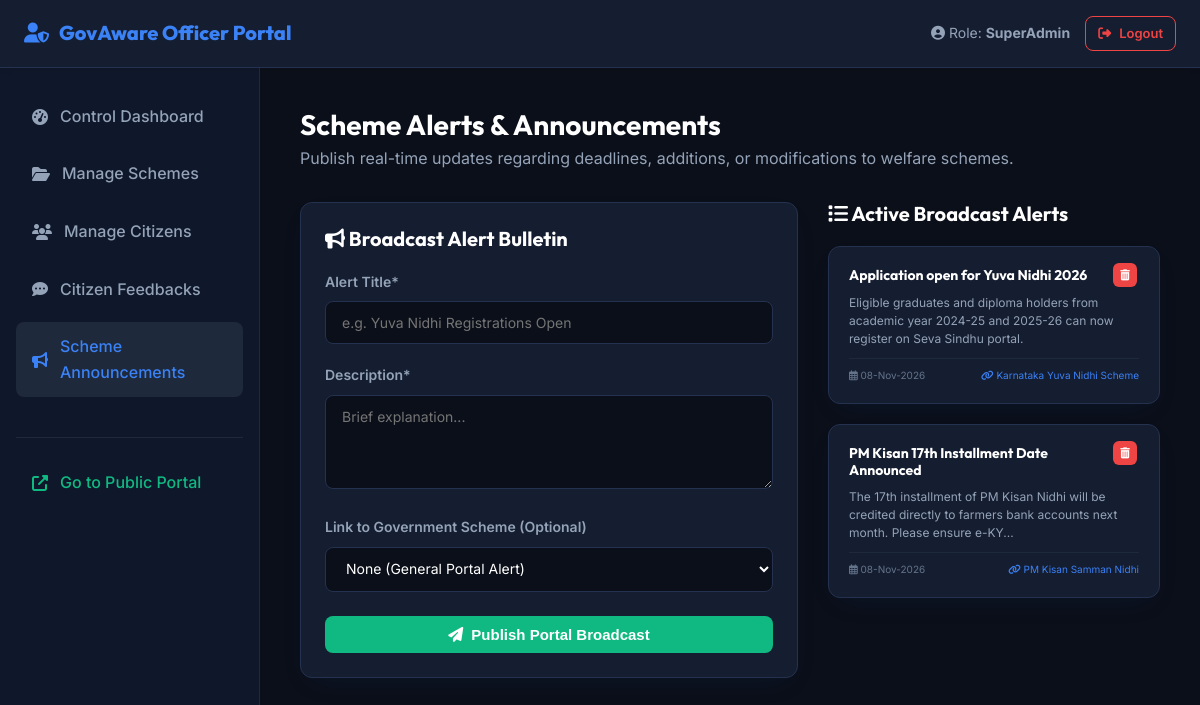
Page /admin/notifications.php (signed in) on the committed database.
### tables this page shows
CREATE TABLE IF NOT EXISTS `notifications` (
    `id` INT AUTO_INCREMENT PRIMARY KEY,
    `title` VARCHAR(255) NOT NULL,
    `content` TEXT NOT NULL,
    `scheme_id` INT DEFAULT NULL,
    `created_at` TIMESTAMP DEFAULT CURRENT_TIMESTAMP,
    FOREIGN KEY (`scheme_id`) REFERENCES `schemes`(`id`) ON DELETE SET NULL
);

CREATE TABLE IF NOT EXISTS `schemes` (
    `id` INT AUTO_INCREMENT PRIMARY KEY,
    `name` VARCHAR(255) NOT NULL,
    `category` VARCHAR(100) NOT NULL,
    `state` VARCHAR(100) NOT NULL DEFAULT 'All',  
    `description` TEXT NOT NULL,
    `benefits` TEXT NOT NULL,
    `min_age` INT DEFAULT 0,
    `max_age` INT DEFAULT 120,
    `gender_eligibility` ENUM('All', 'Male', 'Female', 'Other') DEFAULT 'All',
    `max_income` DECIMAL(12, 2) DEFAULT 99999999.00,
    `allowed_occupations` TEXT,  
    `allowed_education` TEXT,  
    `docs_required` TEXT NOT NULL,
    `deadline` DATE DEFAULT NULL,
    `official_link` VARCHAR(255) DEFAULT '#',
    `created_at` TIMESTAMP DEFAULT CURRENT_TIMESTAMP
);

### includes/functions.php (called while the page is built, shortened)
<?php
function truncateText($text, $limit = 120) {
    if (strlen($text) > $limit) {
        return substr($text, 0, $limit) . '...';
    }
    return $text;
}
?>

### admin/notifications.php (the view, shortened to what this page needs)
<?php
require_once __DIR__ . '/../includes/db.php';
require_once __DIR__ . '/../includes/functions.php';
try {
    $stmt = $pdo->query("
        SELECT n.*, s.name AS scheme_name
        FROM notifications n
        LEFT JOIN schemes s ON n.scheme_id = s.id
        ORDER BY n.created_at DESC
    ");
    $announcements = $stmt->fetchAll();
} catch (Exception $e) {
    $announcements = [];
}
?>
<!DOCTYPE html>
<html lang="en">
<head>
    <link rel="stylesheet" href="/smart-gov-portal/assets/css/style.css">
    <link rel="stylesheet" href="/smart-gov-portal/assets/css/admin.css">
    <link rel="stylesheet" href="https://cdnjs.cloudflare.com/ajax/libs/font-awesome/6.4.0/css/all.min.css">
</head>
<body class="admin-body">
    <header class="admin-header">
        <div class="admin-brand">
            <i class="fas fa-user-shield"></i> GovAware Officer Portal
        </div>
        <div style="display: flex; align-items: center; gap: 15px;">
            <span style="font-size: 14px; color: #94a3b8;"><i class="fas fa-user-circle"></i> Role: <strong><?php echo htmlspecialchars($_SESSION['admin_role']); ?></strong></span>
            <a href="/smart-gov-portal/logout.php" class="btn btn-outline" style="border-color:#ef4444; color:#ef4444 !important; padding:6px 12px; font-size:13px;"><i class="fas fa-sign-out-alt"></i> Logout</a>
        </div>
    </header>
    <div class="admin-layout">
        <aside class="admin-sidebar">
            <ul class="admin-menu">
                <li><a href="index.php"><i class="fas fa-tachometer-alt"></i> Control Dashboard</a></li>
                <li><a href="schemes.php"><i class="fas fa-folder-open"></i> Manage Schemes</a></li>
                <li><a href="users.php"><i class="fas fa-users"></i> Manage Citizens</a></li>
                <li><a href="feedback.php"><i class="fas fa-comment-dots"></i> Citizen Feedbacks</a></li>
                <li><a href="notifications.php" class="active"><i class="fas fa-bullhorn"></i> Scheme Announcements</a></li>
                <li style="margin-top: 40px; border-top: 1px solid #1e293b; padding-top: 20px;">
                    <a href="/smart-gov-portal/index.php" target="_blank" style="color: #10b981;"><i class="fas fa-external-link-alt"></i> Go to Public Portal</a>
                </li>
            </ul>
        </aside>
        <main class="admin-main">
            <div style="margin-bottom: 30px;">
                <h1 style="color:white; font-size: 28px;">Scheme Alerts & Announcements</h1>
                <p style="color:#94a3b8; margin-top:5px;">Publish real-time updates regarding deadlines, additions, or modifications to welfare schemes.</p>
            </div>
            <div class="admin-grid-layout">
                <div class="admin-card">
                    <h2 style="font-size: 20px; color: white; margin-bottom: 20px;"><i class="fas fa-bullhorn"></i> Broadcast Alert Bulletin</h2>
                    <form method="POST" action="">
                        <div class="form-group" style="margin-bottom: 20px;">
                            <label class="form-label" style="color: #94a3b8;">Alert Title*</label>
                            <input type="text" name="title" class="form-control" style="background-color: #0b0f19; border-color: #24324f; color: white;" placeholder="e.g. Yuva Nidhi Registrations Open" required>
                        </div>
                        <div class="form-group" style="margin-bottom: 20px;">
                            <label class="form-label" style="color: #94a3b8;">Description*</label>
                            <textarea name="content" class="form-control" style="background-color: #0b0f19; border-color: #24324f; color: white;" rows="4" placeholder="Brief explanation..." required></textarea>
                        </div>
                        <div class="form-group" style="margin-bottom: 24px;">
                            <label class="form-label" style="color: #94a3b8;">Link to Government Scheme (Optional)</label>
                            <select name="scheme_id" class="form-control" style="background-color: #0b0f19; border-color: #24324f; color: white;">
                                <option value="">None (General Portal Alert)</option>
                            </select>
                        </div>
                        <button type="submit" class="btn btn-secondary" style="width: 100%;"><i class="fas fa-paper-plane"></i> Publish Portal Broadcast</button>
                    </form>
                </div>
                <div>
                    <h2 style="font-size: 20px; color: white; margin-bottom: 20px;"><i class="fas fa-list"></i> Active Broadcast Alerts</h2>
                    <div style="display: flex; flex-direction: column; gap: 20px;">
                        <?php if (empty($announcements)): ?>
                            <div class="admin-card" style="text-align: center; padding: 30px; color: #94a3b8;">
                                <i class="fas fa-broadcast-tower" style="font-size: 32px; margin-bottom: 8px;"></i>
                                <p>No active bulletins published.</p>
                            </div>
                        <?php else: ?>
                            <?php foreach ($announcements as $an): ?>
                                <div class="admin-card" style="position: relative; margin-bottom:0; padding: 20px;">
                                    <a href="notifications.php?delete=<?php echo $an['id']; ?>" class="admin-action-btn btn-delete" style="position: absolute; top: 16px; right: 16px; width: 24px; height: 24px; font-size:11px;" title="Delete Broadcast" onclick="return confirm('Are you sure you want to delete this broadcast?')">
                                        <i class="fas fa-trash-alt"></i>
                                    </a>
                                    <h4 style="color: white; font-size: 14px; margin-bottom: 4px; padding-right: 25px;"><?php echo htmlspecialchars($an['title']); ?></h4>
                                    <p style="font-size: 12px; color: #94a3b8; margin: 10px 0; line-height: 1.5;"><?php echo htmlspecialchars(truncateText($an['content'], 120)); ?></p>
                                    <div style="display:flex; justify-content:space-between; align-items:center; font-size:10px; color:#64748b; border-top:1px solid #1e293b; padding-top:8px; margin-top:8px;">
                                        <span><i class="far fa-calendar-alt"></i> <?php echo date('d-M-Y', strtotime($an['created_at'])); ?></span>
                                        <?php if ($an['scheme_name']): ?>
                                            <span style="color:#3b82f6;"><i class="fas fa-link"></i> <?php echo htmlspecialchars($an['scheme_name']); ?></span>
                                        <?php endif; ?>
                                    </div>
                                </div>
                            <?php endforeach; ?>
                        <?php endif; ?>
                    </div>
                </div>
            </div>
        </main>
    </div>
</body>
</html>

### assets/css/style.css (style rules this page uses)
:root { --primary: #0F52BA; --primary-light: #2b74e2; --primary-dark: #072F6B; --secondary: #10B981; --secondary-dark: #047857; --accent: #F59E0B; --background: #F8FAFC; --surface: #FFFFFF; --text: #1E293B; --text-muted: #64748B; --border: #E2E8F0; --shadow: 0 10px 30px -10px rgba(15, 82, 186, 0.1); --shadow-hover: 0 20px 40px -15px rgba(15, 82, 186, 0.2); --radius-sm: 8px; --radius-md: 12px; --radius-lg: 20px; --transition: all 0.3s cubic-bezier(0.4, 0, 0.2, 1); --font-heading: 'Outfit', 'Inter', sans-serif; --font-body: 'Inter', sans-serif; }
* { margin: 0; padding: 0; box-sizing: border-box; }
body { font-family: var(--font-body); background-color: var(--background); color: var(--text); line-height: 1.6; overflow-x: clip; transition: var(--transition); }
h1, h2, h3, h4, h5, h6 { font-family: var(--font-heading); font-weight: 700; line-height: 1.2; }
a { text-decoration: none; color: var(--primary); transition: var(--transition); }
header { background-color: var(--surface); border-bottom: 1px solid var(--border); position: sticky; top: 0; left: 0; right: 0; width: 100%; z-index: 1000; transition: var(--transition); box-shadow: 0 4px 6px -1px rgba(0,0,0,0.05); }
.btn { display: inline-flex; align-items: center; justify-content: center; gap: 8px; padding: 10px 24px; border-radius: var(--radius-sm); font-weight: 600; font-size: 15px; cursor: pointer; border: none; transition: var(--transition); }
.btn-secondary { background-color: var(--secondary); color: white !important; }
.btn-outline { background-color: transparent; border: 1px solid var(--border); color: var(--text) !important; }
.form-group { margin-bottom: 20px; }
.form-label { display: block; font-size: 14px; font-weight: 600; margin-bottom: 8px; color: var(--text); }
.form-control { width: 100%; padding: 12px 16px; border: 1px solid var(--border); border-radius: var(--radius-sm); background-color: var(--surface); color: var(--text); font-family: inherit; font-size: 14px; transition: var(--transition); }
.admin-card, .dashboard-card { background-color: var(--surface); border: 1px solid var(--border); border-radius: var(--radius-md); padding: 24px; margin-bottom: 30px; box-shadow: var(--shadow); transition: var(--transition); }

### assets/css/admin.css (style rules this page uses)
.admin-body { background-color: #0b0f19; color: #f1f5f9; }
.admin-header { background-color: #151d30; border-bottom: 1px solid #24324f; padding: 16px 24px; display: flex; justify-content: space-between; align-items: center; }
.admin-brand { font-family: var(--font-heading); font-size: 20px; font-weight: 800; color: #3b82f6; display: flex; align-items: center; gap: 10px; }
.admin-layout { display: grid; grid-template-columns: 260px 1fr; min-height: calc(100vh - 70px); }
.admin-sidebar { background-color: #0f172a; border-right: 1px solid #1e293b; padding: 24px 16px; }
.admin-menu { list-style: none; }
.admin-menu li { margin-bottom: 8px; }
.admin-menu a { display: flex; align-items: center; gap: 12px; padding: 12px 16px; border-radius: 8px; color: #94a3b8; font-weight: 500; transition: var(--transition); }
.admin-menu a:hover, .admin-menu a.active { background-color: #1e293b; color: #3b82f6; }
.admin-main { padding: 40px; background-color: #0b0f19; overflow-y: auto; }
.admin-card { background-color: #151d30; border: 1px solid #24324f; border-radius: 12px; padding: 24px; margin-bottom: 30px; }
.admin-action-btn { display: inline-flex; align-items: center; justify-content: center; width: 32px; height: 32px; border-radius: 6px; border: none; cursor: pointer; color: white; transition: var(--transition); margin-right: 6px; }
.btn-delete { background-color: #ef4444; }
.admin-grid-layout { display: grid; grid-template-columns: 1.2fr 0.8fr; gap: 30px; align-items: start; }

### rows in the picture
notifications: title "Application open for Yuva Nidhi 2026", content "Eligible graduates and diploma holders from academic year 2024-25 and 2025-26 can now register on Seva Sindhu portal.", created_at "08-Nov-2026", scheme.name "Karnataka Yuva Nidhi Scheme"
notifications: $an['id'] 2 (drawn), title "PM Kisan 17th Installment Date Announced", content "The 17th installment of PM Kisan Nidhi will be credited directly to farmers bank accounts next month. Please ensure e-KY...", created_at "08-Nov-2026", scheme.name "PM Kisan Samman Nidhi"

### other values in the picture
$_SESSION['admin_role'] "SuperAdmin"
